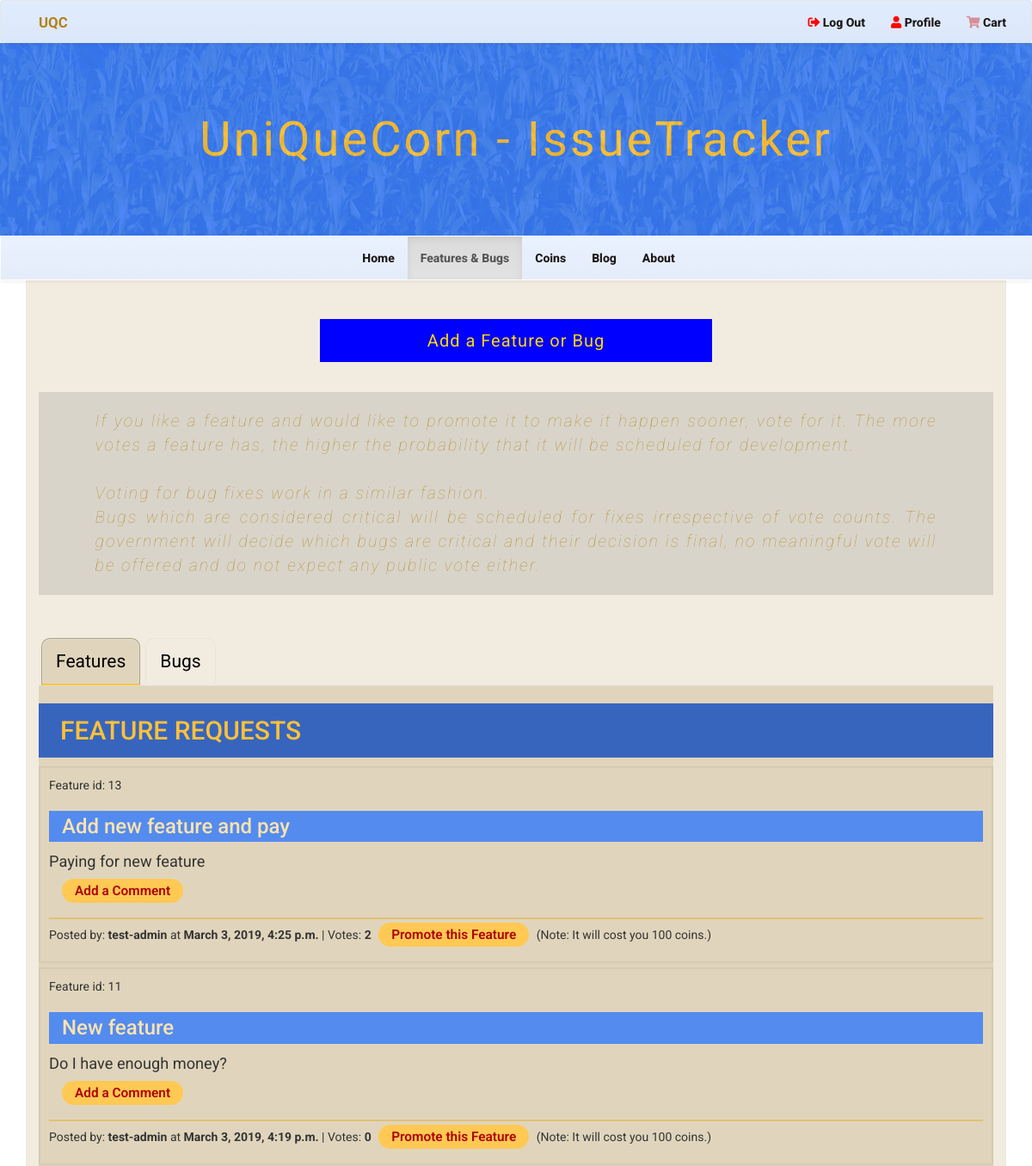
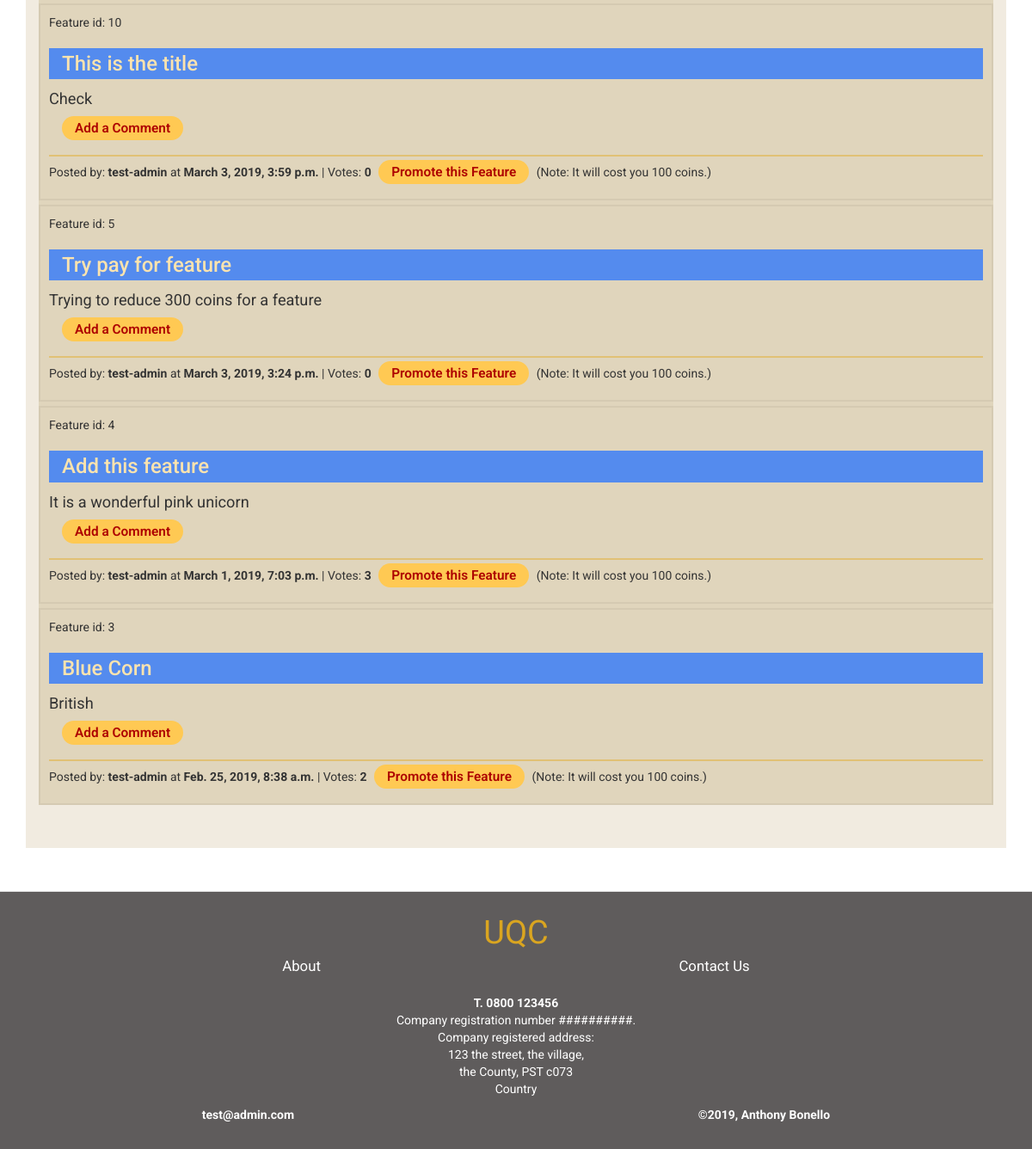
Screenshot of /issues/1 (signed in) with the database file from the repository (2 pictures, top to bottom).
### issuetracker/models.py (models this page shows, shortened)
class Issue(models.Model):
    suggestion_choices = ((True, 'Feature'), (False, 'Bug Fix'))
    is_feature = models.BooleanField(blank=False, default=False, choices=suggestion_choices)
    title = models.CharField(max_length=100, blank=False)
    description = models.TextField()
    posted_by = models.CharField(max_length=50)
    votes = models.IntegerField(default=0)
    date_time = models.DateTimeField(auto_now_add=True)
    class Meta:
        verbose_name_plural = "Issues"

### issuetracker/views.py (the view)
# urls.py: url(r'^issues/', include(issuetracker_urls)),
@login_required()
def issues(request):
    allIssues = Issue.objects.all()
    feature_count = 0
    bug_count = 0
    for each in allIssues:
        if each.is_feature:
            feature_count += 1
        else:
            bug_count += 1
    return render(request, "issue_tracker.html", {'issues': allIssues, 'feature_count': feature_count, "bug_count": bug_count})

### cart/contexts.py (called while the page is built)
def cart_contents(request):
    cart = request.session.get('cart', {})
    cart_items = []
    total = 0
    product_count = 0
    coin_total = 0
    for id, quantity in cart.items():
        product = get_object_or_404(Product, pk=id)
        total += quantity * product.price
        product_count += quantity
        coin_total = quantity * 500
        cart_items.append({'id': id, 'quantity': quantity, 'product': product, 'coin_total': coin_total})
    return {'cart_items': cart_items, 'total': total, 'product_count': product_count, 'coin_total': coin_total}

### issuetracker/templates/issue_tracker.html (shortened to what this page needs)
{% extends "base.html" %}
{% block showcase %}
<div class="main-title">
    <div class="color-cover"></div>
    <div class="title">
        <h1>UniQueCorn - IssueTracker</h1>
    </div>
</div>
{% endblock showcase %}
{% block content %}
    <a id="link-add-issue" href="{% url 'add-issue' %}">Add a Feature or Bug</a>
    <p class="issue-promotion">If you like a feature and would like to promote it to make it happen sooner, vote for it. The more votes a feature has, the higher the probability that it will be scheduled for development.<br>
        <br>
    Voting for bug fixes work in a similar fashion.<br>
    Bugs which are considered critical will be scheduled for fixes irrespective of vote counts. The government will decide which bugs are critical and their decision is final, no meaningful vote will be offered and do not expect any public vote either.</p>
    <div id="features-bugs-tabs">
        <ul class="nav nav-tabs">
            <li class="active">
                <a href="#features-pane" data-toggle="tab">Features</a>
            </li>
            <li><a href="#bugs-pane" data-toggle="tab">Bugs</a>
            </li>
        </ul>
        <div class="tab-content ">
            <div class="tab-pane active" id="features-pane">
                {% if feature_count == 1 %}
                <h2> FEATURE REQUEST </h2>
                {% else %}
                <h2> FEATURE REQUESTS </h2>
                {% endif %}
                {% if feature_count == 0 %}
                <p>No features to display</p>
                {% else %}
                {% for each in issues reversed %}
                {% if each.is_feature %}
                <div class="issue-item">
                    <p>Feature id: {{ each.id }}
                    </p>
                    <h3> {{ each.title }}</h3>
                    <p class="feature-description"> {{ each.description }}</p>
                    <div class="comments-list">
                        <a id="link-add-comment" href="{% url 'add-comment' %}">Add a Comment</a>
                    </div>
                    <hr class="hr-light">
                    <p>
                        Posted by: <strong>{{ each.posted_by }}</strong>
                        at <strong>{{ each.date_time}}</strong> | Votes: <strong>{{ each.votes }}</strong>
                        <a class="vote-link" href="{% url 'vote' issue_id=each.id %}">Promote this Feature</a> (Note: It will cost you 100 coins.)
                    </p>
                </div>
                {% endif %}
                {% endfor %}
                {% endif %}
            </div>
            </div>
        </div>
    {% endblock %}

### templates/base.html (shortened to what this page needs)
{% load static from staticfiles %}
<!DOCTYPE html>
<html lang="en">
<head>
    <link rel="stylesheet" href="https://maxcdn.bootstrapcdn.com/bootstrap/3.3.7/css/bootstrap.min.css"
>
    <link rel="stylesheet" href="https://maxcdn.bootstrapcdn.com/bootstrap/3.3.7/css/bootstrap-theme.min.css"
>
    <link rel="stylesheet" href="https://use.fontawesome.com/releases/v5.2.0/css/all.css">
    <link rel="stylesheet" href="{% static 'css/styles.css' %}" type="text/css" >
</head>
<body>
    <nav class="navbar navbar-default top-nav-navbar">
        <div class="nav-background">
            <div class="container">
                <div class="navbar-header top-nav-header">
                    <a class="navbar-brand" href="#">UQC</a>
                </div>
                <div class="" id="no-collapse">
                    <ul class="nav navbar-nav navbar-right">
                        {% if user.is_authenticated %}
                        <li><a href="{% url 'logout' %}"><i class="fa fa-sign-out-alt"></i> Log Out</a></li>
                        <li><a href="{% url 'profile' %}"><i class="fa fa-user"></i> Profile</a></li>
                        {% else %}
                        <li><a href="{% url 'login' %}"><i class="fa fa-sign-in-alt"></i> Login</a></li>
                        <li><a href="{% url 'registration' %}"><i class="fa fa-user-plus"></i> Register</a></li>
                        {% endif %}
                        <li id="cart-link">
                            <a href="{% url 'view_cart' %}">
                                <i {% if product_count < 1 %} class="fa fa-shopping-cart empty-cart" {% else%} class="fa fa-shopping-cart"
                                    {% endif %}>
                                </i>
                                Cart
                            </a>
                        </li>
                    </ul>
                </div>
            </div>
        </div>
    </nav>
    <div class="showcase-outer">
            {% block showcase %}
            {% endblock showcase %}
    </div>
    <nav class="navbar navbar-default navbar-main" id="navbar-main">
        <div class="container-fluid">
            <div class="collapse navbar-collapse navbar-main-collapse" id="collapse-1">
                <ul class="nav navbar-nav navbar-main-ul">
                    {% url 'index' as index %}
                    {% url 'about' as about %}
                    {% url 'blog' as blog %}
                    {% url 'issues1' as features %}
                    {% url 'products' as coins %}
                    <li {% if request.path == index %}class="active"{% endif %}><a href="{{ index }}">Home
                        </a></li>
                    {% if user.is_authenticated %}
                    <li {% if request.path == features %}class="active"{% endif %}><a href="{{ features }}">Features & Bugs {% if request.path == features %}<span class="sr-only">(current)</span>{% endif %}</a></li>
                    <li {% if request.path == coins %}class="active"{% endif %}><a href="{{ coins }}">Coins {% if request.path == coins %}<span class="sr-only">(current)</span>{% endif %}</a></li>
                    {% endif %}
                    <li {% if request.path == blog %}class="active"{% endif %}><a href="{{ blog }}">Blog {% if request.path == about %}<span class="sr-only">(current)</span>{% endif %}</a></li>
                    <li {% if request.path == about %}class="active"{% endif %}><a href="{{ about }}">About {% if request.path == about %}<span class="sr-only">(current)</span>{% endif %}</a></li>
                </ul>
            </div>
        </div>
    </nav>
    <div class="container">
        <div class="main-content-outer col-xs-12">
                {% block content %} {% endblock %}
        </div>
    </div>
        <footer>
            <div class="logo">UQC</div>
            <nav>
                <ul>
                    <li><a href="{% url 'about' %}">About</a></li>
                    <li><a href="#">Contact Us</a></li>
                </ul>
            </nav>
            <div class="info">
                <p>
                    <strong id="tel">
                        T. 0800 123456
                    </strong><br>
                    Company registration number ##########. <br>Company registered
                    address: <br>123 the street, the village, <br>the County, PST c073
                    <br> Country
                </p>
            </div>
            <div class="lowest">
                <div><strong>test@admin.com</strong>
                </div>
                <div><strong>&copy;2019, Anthony Bonello</strong>
                </div>
            </div>
        </footer>
</body>
</html>

### static/css/styles.css (style rules this page uses)
body { font-family: 'Roboto', sans-serif; }
.fa { color: red; }
.empty-cart { color: rgba(200, 50, 50, 0.5) }
footer { margin: 0; margin-top: 30px; padding: 20px 0; border-top: 1px solid #e3e3e3; color: white; }
footer a { color: white; text-decoration: none; font-size: 1.2em; }

### rows the page displays
Issue: id "13", title "Add new feature and pay", description "Paying for new feature", posted_by "test-admin", date_time "March 3, 2019, 4:25 p.m.", votes "2"
Issue: id "11", title "New feature", description "Do I have enough money?", posted_by "test-admin", date_time "March 3, 2019, 4:19 p.m.", votes "0"
Issue: id "10", title "This is the title", description "Check", posted_by "test-admin", date_time "March 3, 2019, 3:59 p.m.", votes "0"
Issue: id "5", title "Try pay for feature", description "Trying to reduce 300 coins for a feature", posted_by "test-admin", date_time "March 3, 2019, 3:24 p.m.", votes "0"
Issue: id "4", title "Add this feature", description "It is a wonderful pink unicorn", posted_by "test-admin", date_time "March 1, 2019, 7:03 p.m.", votes "3"
Issue: id "3", title "Blue Corn", description "British", posted_by "test-admin", date_time "Feb. 25, 2019, 8:38 a.m.", votes "2"
